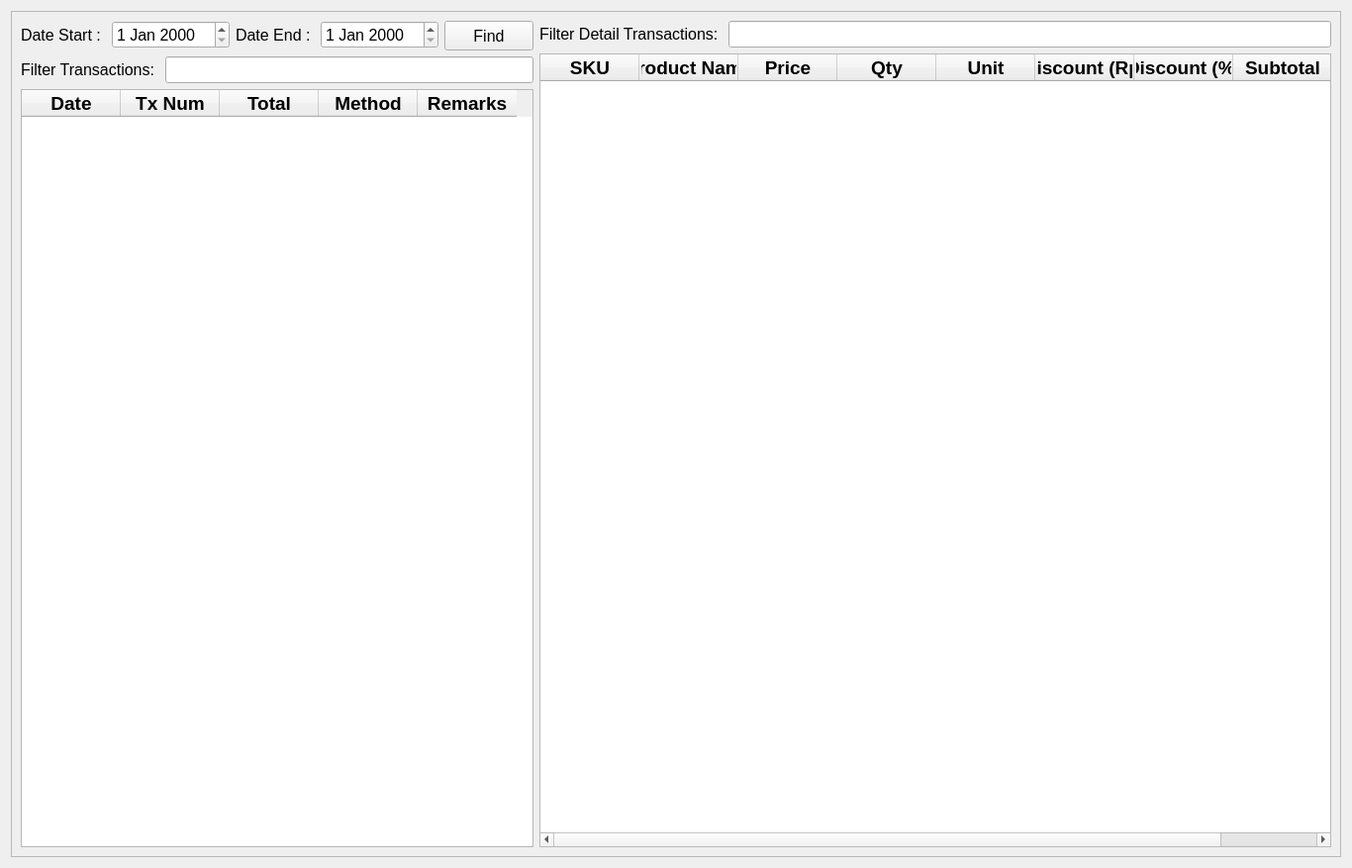
<?xml version="1.0" encoding="UTF-8"?>
<ui version="4.0">
 <class>TransactionsList</class>
 <widget class="QWidget" name="TransactionsList">
  <property name="geometry">
   <rect>
    <x>0</x>
    <y>0</y>
    <width>1366</width>
    <height>877</height>
   </rect>
  </property>
  <property name="windowTitle">
   <string>Transactions List</string>
  </property>
  <layout class="QGridLayout" name="gridLayout_2">
   <item row="0" column="0">
    <widget class="QFrame" name="frame">
     <property name="frameShape">
      <enum>QFrame::StyledPanel</enum>
     </property>
     <property name="frameShadow">
      <enum>QFrame::Raised</enum>
     </property>
     <layout class="QGridLayout" name="gridLayout">
      <item row="0" column="0">
       <layout class="QHBoxLayout" name="horizontalLayout_2">
        <item>
         <layout class="QVBoxLayout" name="verticalLayout_2">
          <item>
           <layout class="QVBoxLayout" name="verticalLayout">
            <item>
             <layout class="QHBoxLayout" name="horizontalLayout">
              <item>
               <layout class="QFormLayout" name="formLayout">
                <item row="0" column="0">
                 <widget class="QLabel" name="transactions_list_date_start_label">
                  <property name="font">
                   <font>
                    <pointsize>12</pointsize>
                   </font>
                  </property>
                  <property name="text">
                   <string>Date Start : </string>
                  </property>
                 </widget>
                </item>
                <item row="0" column="1">
                 <widget class="QDateEdit" name="start_date_transactions_list_input">
                  <property name="font">
                   <font>
                    <pointsize>12</pointsize>
                   </font>
                  </property>
                 </widget>
                </item>
               </layout>
              </item>
              <item>
               <layout class="QFormLayout" name="formLayout_2">
                <item row="0" column="0">
                 <widget class="QLabel" name="transactions_list_date_end_label">
                  <property name="font">
                   <font>
                    <pointsize>12</pointsize>
                   </font>
                  </property>
                  <property name="text">
                   <string>Date End : </string>
                  </property>
                 </widget>
                </item>
                <item row="0" column="1">
                 <widget class="QDateEdit" name="end_date_transactions_list_input">
                  <property name="font">
                   <font>
                    <pointsize>12</pointsize>
                   </font>
                  </property>
                 </widget>
                </item>
               </layout>
              </item>
              <item>
               <widget class="QPushButton" name="find_transactions_list_button">
                <property name="minimumSize">
                 <size>
                  <width>0</width>
                  <height>30</height>
                 </size>
                </property>
                <property name="font">
                 <font>
                  <pointsize>12</pointsize>
                 </font>
                </property>
                <property name="text">
                 <string>Find</string>
                </property>
               </widget>
              </item>
             </layout>
            </item>
            <item>
             <layout class="QFormLayout" name="formLayout_3">
              <item row="0" column="0">
               <widget class="QLabel" name="transactions_list_date_start_label_2">
                <property name="font">
                 <font>
                  <pointsize>12</pointsize>
                 </font>
                </property>
                <property name="text">
                 <string>Filter Transactions: </string>
                </property>
               </widget>
              </item>
              <item row="0" column="1">
               <widget class="QLineEdit" name="filter_transactions_input">
                <property name="font">
                 <font>
                  <pointsize>12</pointsize>
                 </font>
                </property>
               </widget>
              </item>
             </layout>
            </item>
           </layout>
          </item>
          <item>
           <widget class="QTableWidget" name="transactions_table">
            <column>
             <property name="text">
              <string>Date</string>
             </property>
             <property name="font">
              <font>
               <pointsize>14</pointsize>
               <weight>75</weight>
               <bold>true</bold>
              </font>
             </property>
             <property name="textAlignment">
              <set>AlignCenter</set>
             </property>
            </column>
            <column>
             <property name="text">
              <string>Tx Num</string>
             </property>
             <property name="font">
              <font>
               <pointsize>14</pointsize>
               <weight>75</weight>
               <bold>true</bold>
              </font>
             </property>
             <property name="textAlignment">
              <set>AlignCenter</set>
             </property>
            </column>
            <column>
             <property name="text">
              <string>Total</string>
             </property>
             <property name="font">
              <font>
               <pointsize>14</pointsize>
               <weight>75</weight>
               <bold>true</bold>
              </font>
             </property>
             <property name="textAlignment">
              <set>AlignCenter</set>
             </property>
            </column>
            <column>
             <property name="text">
              <string>Method</string>
             </property>
             <property name="font">
              <font>
               <pointsize>14</pointsize>
               <weight>75</weight>
               <bold>true</bold>
              </font>
             </property>
             <property name="textAlignment">
              <set>AlignCenter</set>
             </property>
            </column>
            <column>
             <property name="text">
              <string>Remarks</string>
             </property>
             <property name="font">
              <font>
               <pointsize>14</pointsize>
               <weight>75</weight>
               <bold>true</bold>
              </font>
             </property>
             <property name="textAlignment">
              <set>AlignCenter</set>
             </property>
            </column>
           </widget>
          </item>
         </layout>
        </item>
        <item>
         <layout class="QVBoxLayout" name="verticalLayout_3">
          <item>
           <layout class="QFormLayout" name="formLayout_4">
            <item row="0" column="1">
             <widget class="QLineEdit" name="filter_detail_transactions_input">
              <property name="font">
               <font>
                <pointsize>12</pointsize>
               </font>
              </property>
             </widget>
            </item>
            <item row="0" column="0">
             <widget class="QLabel" name="transactions_list_date_start_label_3">
              <property name="font">
               <font>
                <pointsize>12</pointsize>
               </font>
              </property>
              <property name="text">
               <string>Filter Detail Transactions: </string>
              </property>
             </widget>
            </item>
           </layout>
          </item>
          <item>
           <widget class="QTableWidget" name="detail_transactions_table">
            <property name="minimumSize">
             <size>
              <width>800</width>
              <height>0</height>
             </size>
            </property>
            <column>
             <property name="text">
              <string>SKU</string>
             </property>
             <property name="font">
              <font>
               <pointsize>14</pointsize>
               <weight>75</weight>
               <bold>true</bold>
              </font>
             </property>
             <property name="textAlignment">
              <set>AlignCenter</set>
             </property>
            </column>
            <column>
             <property name="text">
              <string>Product Name</string>
             </property>
             <property name="font">
              <font>
               <pointsize>14</pointsize>
               <weight>75</weight>
               <bold>true</bold>
              </font>
             </property>
             <property name="textAlignment">
              <set>AlignCenter</set>
             </property>
            </column>
            <column>
             <property name="text">
              <string>Price</string>
             </property>
             <property name="font">
              <font>
               <pointsize>14</pointsize>
               <weight>75</weight>
               <bold>true</bold>
              </font>
             </property>
             <property name="textAlignment">
              <set>AlignCenter</set>
             </property>
            </column>
            <column>
             <property name="text">
              <string>Qty</string>
             </property>
             <property name="font">
              <font>
               <pointsize>14</pointsize>
               <weight>75</weight>
               <bold>true</bold>
              </font>
             </property>
             <property name="textAlignment">
              <set>AlignCenter</set>
             </property>
            </column>
            <column>
             <property name="text">
              <string>Unit</string>
             </property>
             <property name="font">
              <font>
               <pointsize>14</pointsize>
               <weight>75</weight>
               <bold>true</bold>
              </font>
             </property>
             <property name="textAlignment">
              <set>AlignCenter</set>
             </property>
            </column>
            <column>
             <property name="text">
              <string>Discount (Rp)</string>
             </property>
             <property name="font">
              <font>
               <pointsize>14</pointsize>
               <weight>75</weight>
               <bold>true</bold>
              </font>
             </property>
             <property name="textAlignment">
              <set>AlignCenter</set>
             </property>
            </column>
            <column>
             <property name="text">
              <string>Discount (%)</string>
             </property>
             <property name="font">
              <font>
               <pointsize>14</pointsize>
               <weight>75</weight>
               <bold>true</bold>
              </font>
             </property>
             <property name="textAlignment">
              <set>AlignCenter</set>
             </property>
            </column>
            <column>
             <property name="text">
              <string>Subtotal</string>
             </property>
             <property name="font">
              <font>
               <pointsize>14</pointsize>
               <weight>75</weight>
               <bold>true</bold>
              </font>
             </property>
             <property name="textAlignment">
              <set>AlignCenter</set>
             </property>
            </column>
           </widget>
          </item>
         </layout>
        </item>
       </layout>
      </item>
     </layout>
    </widget>
   </item>
  </layout>
 </widget>
 <resources/>
 <connections/>
</ui>
